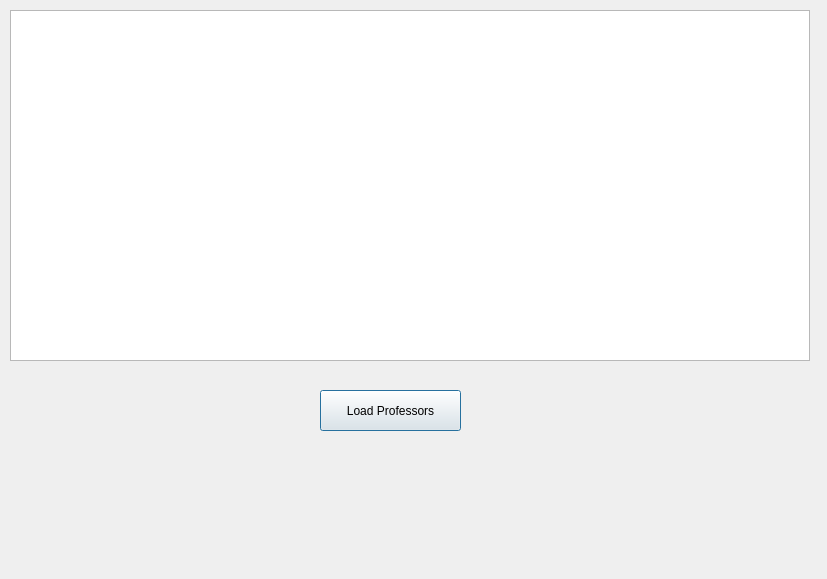
<?xml version="1.0" encoding="UTF-8"?>
<ui version="4.0">
 <class>view_professor</class>
 <widget class="QDialog" name="view_professor">
  <property name="geometry">
   <rect>
    <x>0</x>
    <y>0</y>
    <width>827</width>
    <height>579</height>
   </rect>
  </property>
  <property name="sizePolicy">
   <sizepolicy hsizetype="Minimum" vsizetype="Ignored">
    <horstretch>0</horstretch>
    <verstretch>0</verstretch>
   </sizepolicy>
  </property>
  <property name="windowTitle">
   <string>Professor List</string>
  </property>
  <property name="windowIcon">
   <iconset resource="resource.qrc">
    <normaloff>:/data/icon.png</normaloff>:/data/icon.png</iconset>
  </property>
  <widget class="QTableView" name="vp_table">
   <property name="geometry">
    <rect>
     <x>10</x>
     <y>10</y>
     <width>800</width>
     <height>351</height>
    </rect>
   </property>
   <property name="styleSheet">
    <string notr="true"/>
   </property>
   <attribute name="horizontalHeaderStretchLastSection">
    <bool>true</bool>
   </attribute>
  </widget>
  <widget class="QPushButton" name="vp_load">
   <property name="geometry">
    <rect>
     <x>320</x>
     <y>390</y>
     <width>141</width>
     <height>41</height>
    </rect>
   </property>
   <property name="text">
    <string>Load Professors</string>
   </property>
  </widget>
 </widget>
 <resources>
  <include location="resource.qrc"/>
 </resources>
 <connections/>
</ui>
